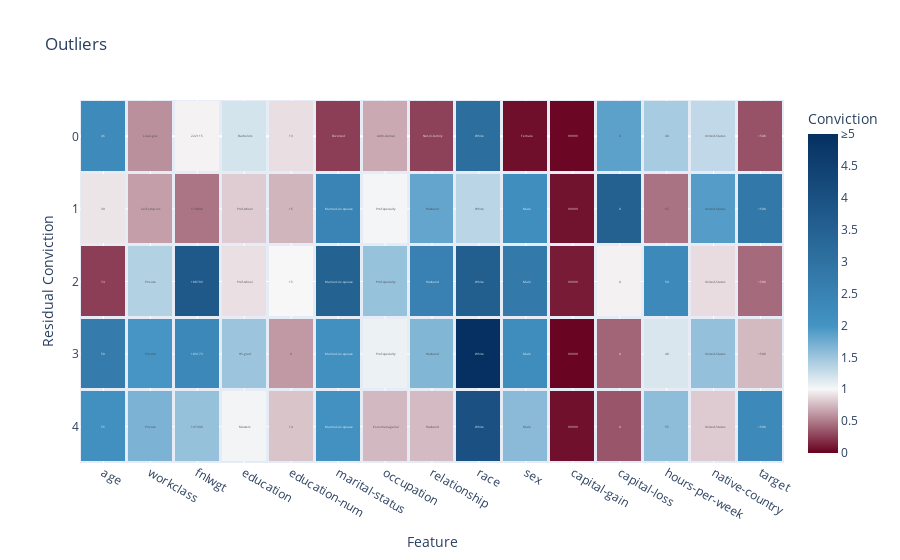

The code cell stored with this chart in its notebook:
### Code cell
plot_anomalies(outliers, local_case_feature_residual_convictions, title="Outliers", yaxis_title="Residual Conviction")

### Figure 1 — Plotly figure (JSON) as saved in the notebook; plotly's stock layout.template omitted (floating-point values rounded to 4 significant figures)
{"data": [{"coloraxis": "coloraxis", "hovertemplate": "Conviction=%{z}", "name": "Outliers", "text": [["46", " Local-gov", "222115", " Bachelors", "13", " Divorced", " Adm-clerical", " Not-in-family", " White", " Female", "99999", "0", "40", " United-States", " >50K", "0.06386752890724602", "531", "36928b23-3855-42d6-abc1-9c449c4bca6f", "16.62574153251527", "outlier"], ["39", " Self-emp-inc", "114844", " Prof-school", "15", " Married-civ-spouse", " Prof-specialty", " Husband", " White", " Male", "99999", "0", "65", " United-States", " >50K", "0.08126669315290606", "170", "36928b23-3855-42d6-abc1-9c449c4bca6f", "13.687340129629076", "outlier"], ["74", " Private", "188709", " Prof-school", "15", " Married-civ-spouse", " Prof-specialty", " Husband", " White", " Male", "99999", "0", "50", " United-States", " >50K", "0.08613563263016599", "58", "36928b23-3855-42d6-abc1-9c449c4bca6f", "12.713613460640751", "outlier"], ["50", " Private", "183173", " HS-grad", "9", " Married-civ-spouse", " Prof-specialty", " Husband", " White", " Male", "99999", "0", "40", " United-States", " >50K", "0.08661514873619139", "872", "36928b23-3855-42d6-abc1-9c449c4bca6f", "12.538070155565403", "outlier"], ["55", " Private", "197399", " Masters", "14", " Married-civ-spouse", " Exec-managerial", " Husband", " White", " Male", "99999", "0", "55", " United-States", " >50K", "0.08734032416754114", "67", "36928b23-3855-42d6-abc1-9c449c4bca6f", "12.30658469440127", "outlier"]], "texttemplate": "%{text}", "type": "heatmap", "x": ["age", "workclass", "fnlwgt", "education", "education-num", "marital-status", "occupation", "relationship", "race", "sex", "capital-gain", "capital-loss", "hours-per-week", "native-country", "target"], "xgap": 3, "y": [0, 1, 2, 3, 4], "ygap": 3, "z": [[2.251, 0.5843, 0.9778, 1.192, 0.9035, 0.2529, 0.6841, 0.2662, 3.092, 0.06147, 0.02824, 1.859, 1.443, 1.305, 0.3322], [0.9266, 0.6456, 0.473, 0.8268, 0.7323, 2.46, 1.018, 1.821, 1.339, 2.15, 0.07177, 3.52, 0.4665, 1.902, 2.817], [0.2518, 1.381, 3.748, 0.9075, 1.001, 3.493, 1.532, 2.531, 3.616, 2.771, 0.1089, 0.9757, 2.279, 0.8925, 0.4291], [2.688, 1.98, 2.346, 1.503, 0.6177, 2.09, 1.062, 1.648, 5.241, 2.174, 0.01523, 0.4084, 1.166, 1.546, 0.7517], [2.106, 1.686, 1.538, 1.028, 0.7933, 2.055, 0.7448, 0.7541, 3.996, 1.607, 0.06303, 0.3471, 1.582, 0.8225, 2.303]]}], "layout": {"coloraxis": {"cmax": 5, "cmin": 0, "colorbar": {"ticktext": ["0", "0.5", "1", "1.5", "2", "2.5", "3", "3.5", "4", "4.5", "≥5"], "tickvals": [0, 0.5, 1, 1.5, 2, 2.5, 3, 3.5, 4, 4.5, 5], "title": {"text": "Conviction"}}, "colorscale": [[0, "rgb(103,0,31)"], [0.2, "rgb(247, 247, 247)"], [0.4, "rgb(67,147,195)"], [1, "rgb(5,48,97)"]]}, "title": {"text": "Outliers"}, "xaxis": {"anchor": "y", "domain": [0, 1], "title": {"text": "Feature"}}, "yaxis": {"anchor": "x", "autorange": "reversed", "domain": [0, 1], "title": {"text": "Residual Conviction"}}}}
